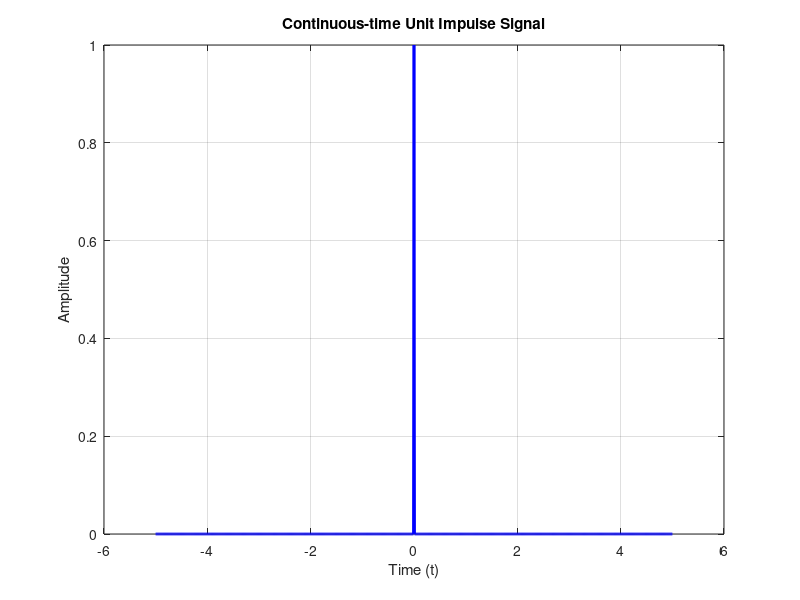

The MATLAB source for this figure:
% Continuous-time unit impulse signal

% Clear the workspace and close all figures
clear;
close all;

% Define the time vector for the continuous-time signal
t = -5:0.01:5;

% Generate the continuous-time unit impulse signal
x_continuous = zeros(size(t));
x_continuous(t == 0) = 1; % Approximate impulses at t = 0

% Plot the continuous-time unit impulse signal
plot(t, x_continuous, 'b', 'LineWidth', 2);
xlabel('Time (t)');
ylabel('Amplitude');
title('Continuous-time Unit Impulse Signal');
grid on;
